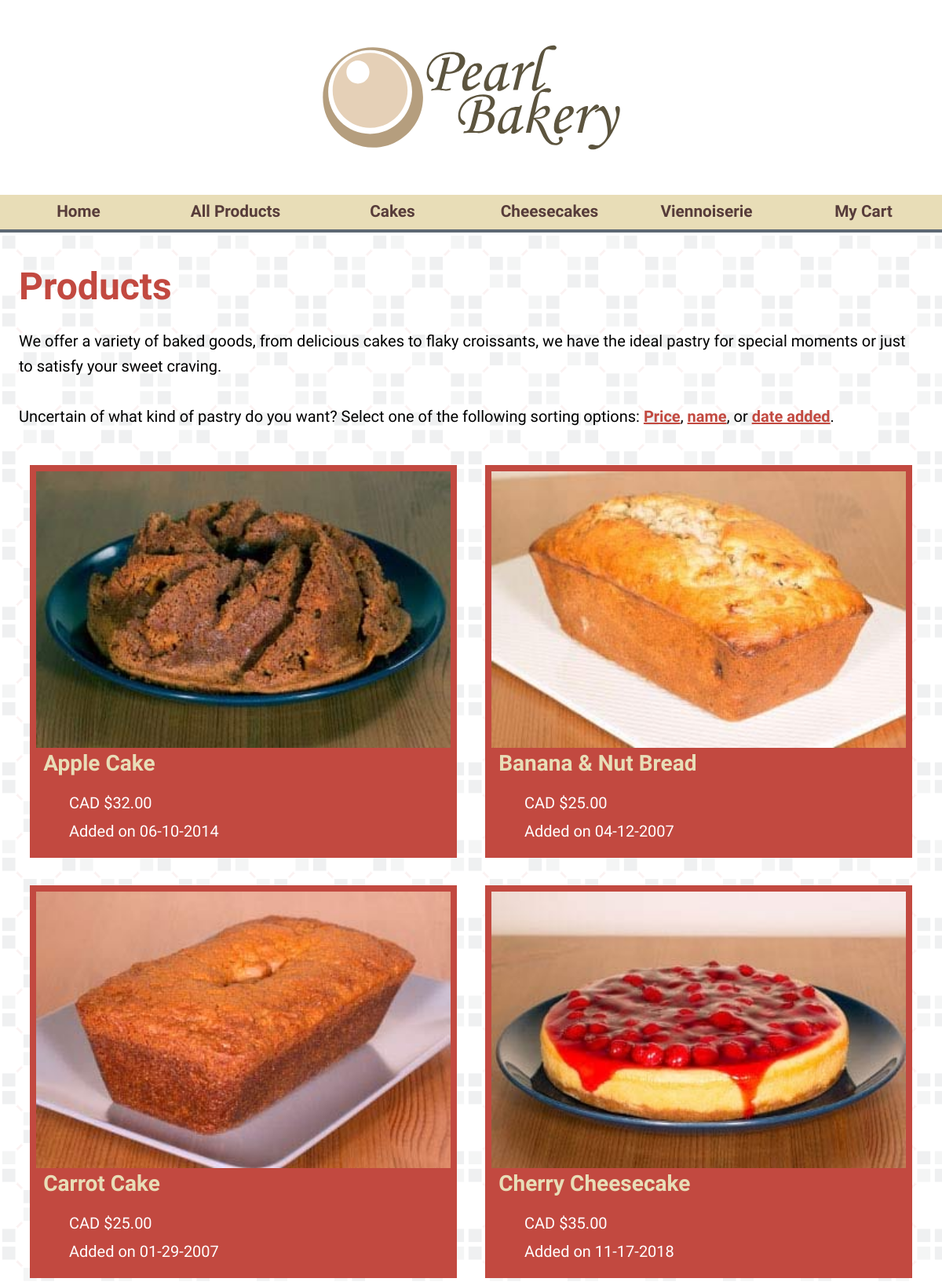
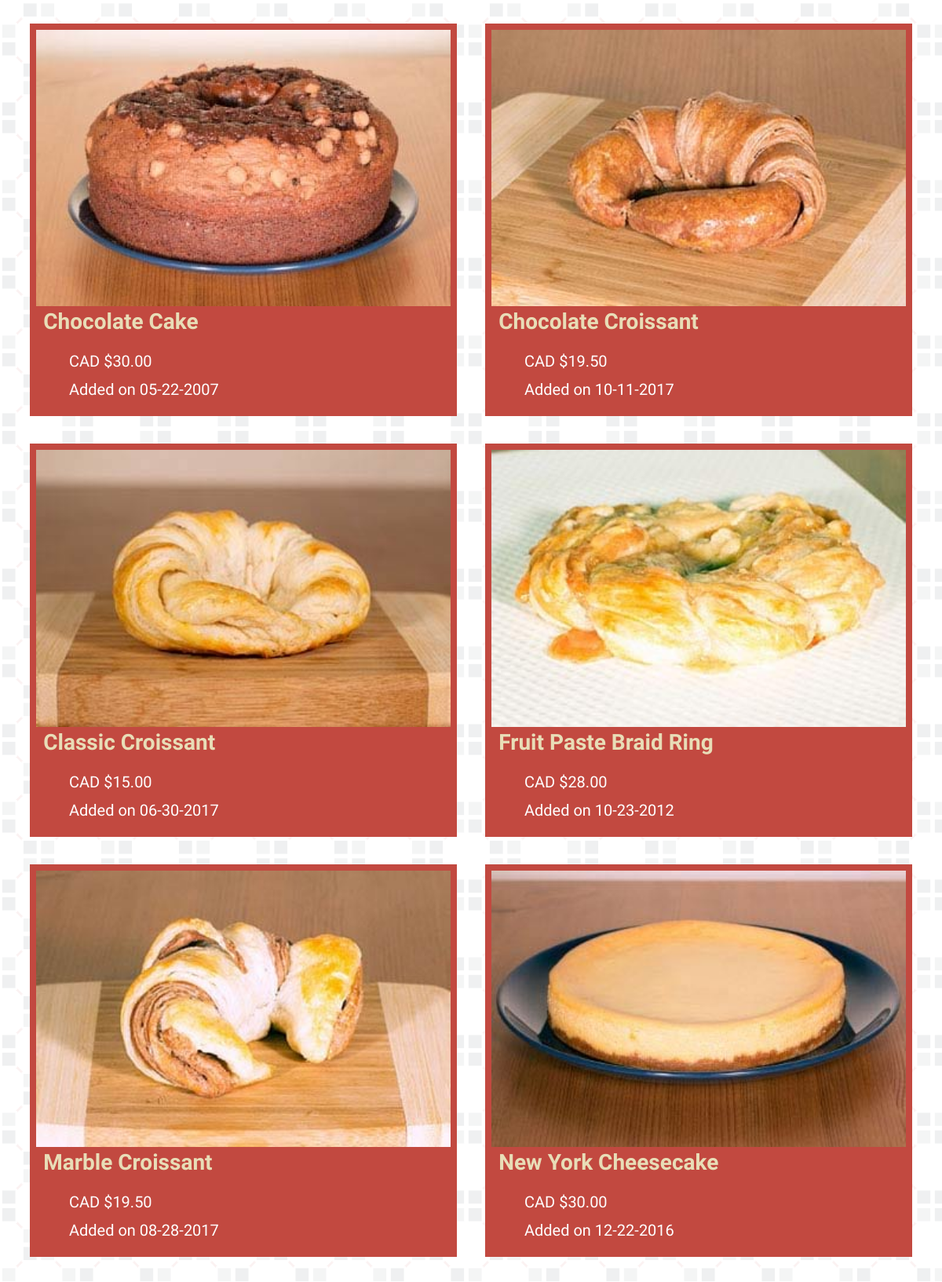
The app's page /products.php?sort=name (upper part) with its own data (2 pictures, top to bottom).
### tables this page shows
CREATE TABLE `products` (
  `id` tinyint(4) NOT NULL,
  `category` char(30) NOT NULL,
  `date` datetime NOT NULL,
  `product` char(60) NOT NULL,
  `description` varchar(500) NOT NULL,
  `ingredients` varchar(400) NOT NULL,
  `price` decimal(4,2) NOT NULL,
  `image` char(60) NOT NULL,
  `thumbnail` char(60) NOT NULL,
  `alt` char(140) NOT NULL,
  `size` varchar(100) NOT NULL,
  `servings` varchar(100) NOT NULL
);

### products.php (the view, shortened to what this page needs)
<?php
		if(isset($_GET['sort'])){
			$url=$_GET['sort'];
			$title="Products";
		}else if (isset($_GET['category'])){
			$url=$_GET['category'];
			if($url=="cake"){
				$title="Cakes";
			}else if($url=="cheesecake"){
				$title="Cheesecakes";
			}else if($url=="viennoiserie"){
				$title="Viennoiserie";
			}else{
				header("Location: products.php?sort=name");
			}
		}else{
			header("Location: products.php?sort=name");
		}
	require('includes/header.php');
	$sortParagraph = "<h1>".$title."</h1>
	<p>We offer a variety of baked goods, from delicious cakes to flaky croissants, we have the ideal pastry for special moments or just to satisfy your sweet craving.</p>
	<p>Uncertain of what kind of pastry do you want? Select one of the following sorting options:
		<a href=\"products.php?sort=price\">Price</a>,
		<a href=\"products.php?sort=name\">name</a>, or
		<a href=\"products.php?sort=date\">date added</a>.</p>
<div class=\"grid\">";
if($url=="price"){
			echo $sortParagraph;
			$query = "SELECT id,thumbnail,product,date,price,alt FROM products ORDER BY price ASC";
			$result = mysqli_query($connection,$query);
			if(mysqli_num_rows($result)>0){
				while ($row=mysqli_fetch_array($result)){
					echo '<article><a href="product-detail.php?id='
					.$row['id'].
					'"><img src="images/thumbs/'
					.$row['thumbnail'].
					'" alt="'
					.$row['alt'].
					'"><h2>'
					.$row['product'].
					'</h2></a><ul><li>CAD $'
					.$row['price'].
					'</li><li>Added on '
					.date('m-d-Y',strtotime($row['date'])).
					'</li></ul></article>';}
			}else{
				echo "<p>No products found.</p>";
			}
}else if($url=="name"){
			echo $sortParagraph;
			$query = "SELECT id,thumbnail,product,date,price,alt FROM products ORDER BY product ASC";
			$result = mysqli_query($connection,$query);
			if(mysqli_num_rows($result)>0){
				while ($row=mysqli_fetch_array($result)){
					echo '<article><a href="product-detail.php?id='
					.$row['id'].
					'"><img src="images/thumbs/'
					.$row['thumbnail'].
					'" alt="'
					.$row['alt'].
					'"><h2>'
					.$row['product'].
					'</h2></a><ul><li>CAD $'
					.$row['price'].
					'</li><li>Added on '
					.date('m-d-Y',strtotime($row['date'])).
					'</li></ul></article>';}
			}else{
				echo "<p>No products found.</p>";
			}
}else if($url=="cake"){
			echo "<h1>".$title."</h1>";
			echo "<p>Our sweet, soft and delicious baked stars! You will find a wide variety of flavours, textures, and colours to enjoy with your favourite beverage.</p>";
			echo "<div class=\"grid\">";
			$query = "SELECT id,thumbnail,product,date,price,alt FROM products WHERE category='Cake' ORDER BY product ASC";
			$result = mysqli_query($connection,$query);
			if(mysqli_num_rows($result)>0){
				while ($row=mysqli_fetch_array($result)){
					echo '<article><a href="product-detail.php?id='
					.$row['id'].
					'"><img src="images/thumbs/'
					.$row['thumbnail'].
					'" alt="'
					.$row['alt'].
					'"><h2>'
					.$row['product'].
					'</h2></a><ul><li>CAD $'
					.$row['price'].
					'</li><li>Added on '
					.date('m-d-Y',strtotime($row['date'])).
					'</li></ul></article>';}
			}else{
				echo "<p>No products found.</p>";
			}
}else if($url=="cheesecake"){
			echo "<h1>".$title."</h1>";
			echo "<p>A rich and soft cake made with cream and cheese on a cracker crust made with original homemade recipes, it preserves the classic taste of the foot grandmother prepared.</p>";
			echo "<div class=\"grid\">";
			$query = "SELECT id,thumbnail,product,date,price,alt FROM products WHERE category='Cheesecake' ORDER BY product ASC";
			$result = mysqli_query($connection,$query);
			if(mysqli_num_rows($result)>0){
				while ($row=mysqli_fetch_array($result)){
					echo '<article><a href="product-detail.php?id='
					.$row['id'].
					'"><img src="images/thumbs/'
					.$row['thumbnail'].
					'" alt="'
					.$row['alt'].
					'"><h2>'
					.$row['product'].
					'</h2></a><ul><li>CAD $'
					.$row['price'].
					'</li><li>Added on '
					.date('m-d-Y',strtotime($row['date'])).
					'</li></ul></article>';}
			}else{
				echo "<p>No products found.</p>";
			}
}else if($url=="viennoiserie"){
			echo "<h1>".$title."</h1>";
			echo "<p>French pastries made from yeast-leavened dough. Its production resembles that of bread or puff pastries but it results in a richer flavour and sweeter character.</p>";
			echo "<div class=\"grid\">";
			$query = "SELECT id,thumbnail,product,date,price,alt FROM products WHERE category='Viennoiserie' ORDER BY product ASC";
			$result = mysqli_query($connection,$query);
			if(mysqli_num_rows($result)>0){
				while ($row=mysqli_fetch_array($result)){
					echo '<article><a href="product-detail.php?id='
					.$row['id'].
					'"><img src="images/thumbs/'
					.$row['thumbnail'].
					'" alt="'
					.$row['alt'].
					'"><h2>'
					.$row['product'].
					'</h2></a><ul><li>CAD $'
					.$row['price'].
					'</li><li>Added on '
					.date('m-d-Y',strtotime($row['date'])).
					'</li></ul></article>';}
			}else{
				echo "<p>No products were found.</p>";
			}
}else{
	header("Location: products.php?sort=name");
}
echo "</div>";
require('includes/footer.php')
?>

### styles.css (style rules this page uses)
* { box-sizing: border-box; margin: 0 auto; font-family: 'Comfortaa', cursive; }
html, body { height: 100%; }
body { display: flex; flex-direction: column; background-image: url(images/tile-large.gif); }
h1 { font-size: 3rem; color: #c24940; font-family: 'Satisfy', cursive; margin-bottom: 1.6rem; margin-top:2.5rem; }
h2 { font-size: 2rem; line-height: 2rem; margin-bottom: 1.6rem; }
p { font-size: 1.25rem; color: #000; line-height: 2rem; margin-bottom: 2rem; }
a { color: #c24940; font-weight: bold; }
div.grid h2 { font-size: 1.75rem; line-height: 2rem; margin-left: .6rem; margin-bottom: 1.5rem; }
div.grid { display: grid; grid-template-columns: 1fr 1fr 1fr; grid-gap: 2rem; }
div.grid article { background-color: #C24940; margin: .85rem; padding:.5rem; }
div.grid article img { position: static; width: 100%; }
div.grid article a { position: relative; text-decoration: none; color: #e8ddb7; }
div.grid article ul li { list-style-type: none; padding-left:.15rem; margin-bottom: 1rem; font-size: 1.25rem; color: #fff; line-height: 1.25rem; }
@media all and (max-width:1400px) { div.grid, div.product { grid-template-columns: 1fr 1fr; grid-gap: .5rem; } }

### records on screen
products: thumbnail (picture), product "Apple Cake", price "32.00", date "06-10-2014"
products: thumbnail (picture), product "Banana & Nut Bread", price "25.00", date "04-12-2007"
products: thumbnail (picture), product "Carrot Cake", price "25.00", date "01-29-2007"
products: thumbnail (picture), product "Cherry Cheesecake", price "35.00", date "11-17-2018"
products: thumbnail (picture), product "Chocolate Cake", price "30.00", date "05-22-2007"
products: thumbnail (picture), product "Chocolate Croissant", price "19.50", date "10-11-2017"
products: thumbnail (picture), product "Classic Croissant", price "15.00", date "06-30-2017"
products: thumbnail (picture), product "Fruit Paste Braid Ring", price "28.00", date "10-23-2012"
products: thumbnail (picture), product "Marble Croissant", price "19.50", date "08-28-2017"
products: thumbnail (picture), product "New York Cheesecake", price "30.00", date "12-22-2016"

### other values on screen
$title "Products"
